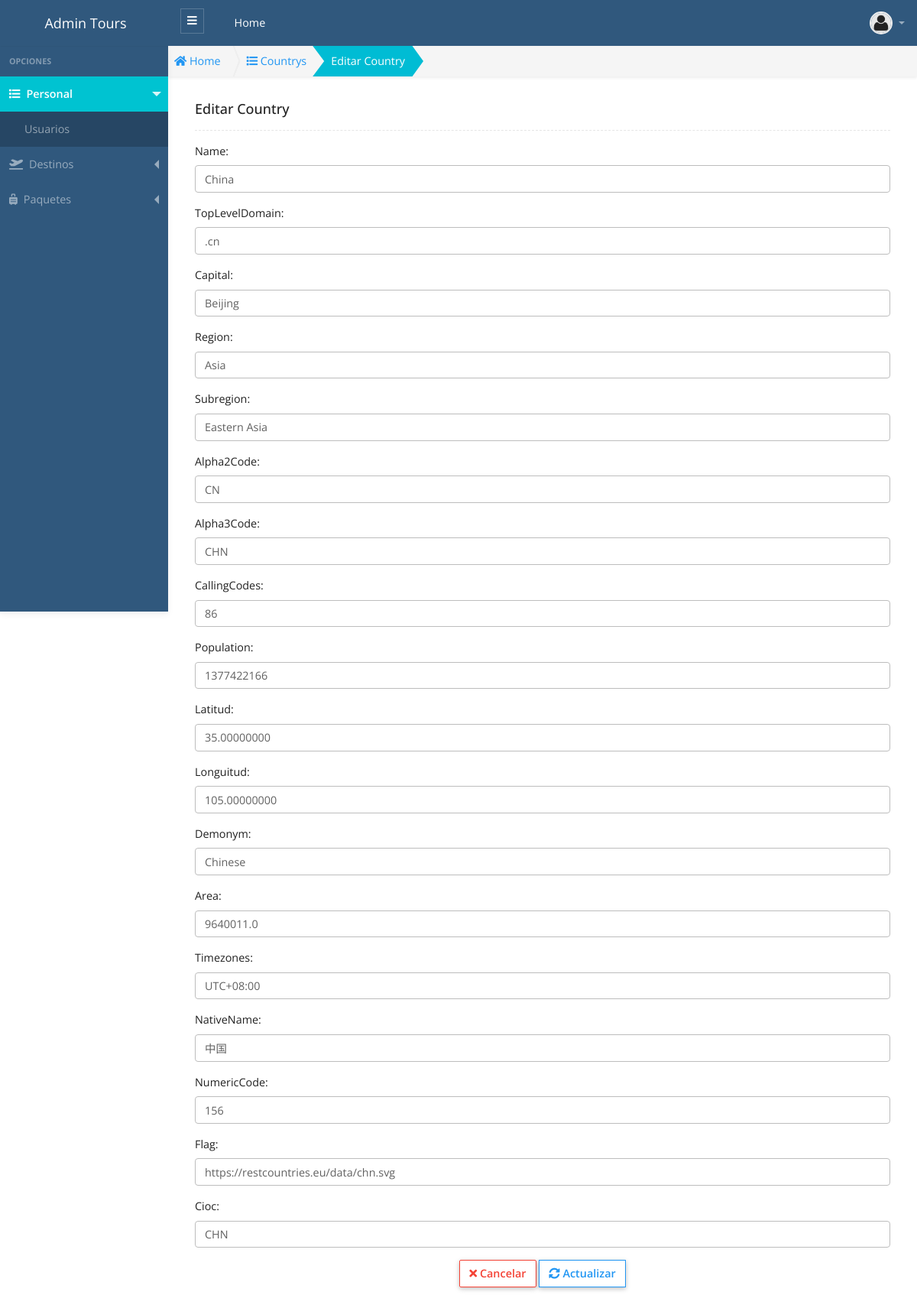
The app's page /public/admin/country/editar.php?id=49 (signed in) with its own data.
### tables this page shows
CREATE TABLE `country` (
  `id` int(11) unsigned NOT NULL AUTO_INCREMENT,
  `name` varchar(255) NOT NULL,
  `topLevelDomain` varchar(10) NOT NULL DEFAULT '',
  `capital` varchar(50) DEFAULT '',
  `region` varchar(100) DEFAULT '',
  `subregion` varchar(255) DEFAULT '',
  `estado` tinyint(1) NOT NULL DEFAULT '1',
  `alpha2Code` varchar(2) DEFAULT NULL,
  `alpha3Code` varchar(3) DEFAULT NULL,
  `callingCodes` varchar(255) DEFAULT NULL,
  `population` varchar(255) DEFAULT NULL,
  `latitud` decimal(16,8) DEFAULT NULL,
  `longuitud` decimal(16,8) DEFAULT NULL,
  `demonym` varchar(255) DEFAULT NULL,
  `area` decimal(12,1) DEFAULT NULL,
  `timezones` varchar(50) DEFAULT NULL,
  `nativeName` varchar(255) DEFAULT NULL,
  `numericCode` varchar(255) DEFAULT NULL,
  `flag` varchar(255) DEFAULT NULL,
  `cioc` varchar(255) DEFAULT NULL,
  PRIMARY KEY (`id`)
);

### public/app/autoload.php (called while the page is built, shortened)
<?php
	function loadModelFiles($file_name){
		$fullpath = APP.'models'.DS. $file_name . '.php' ;
	}
	function loadBeanFiles($file_name){
		$fullpath = APP.'beans'.DS. $file_name . '.php' ;
	}
	function loadControllerFiles($file_name){
		$fullpath = APP.'controllers'.DS. $file_name . '.php' ;
	}
	function loadHelperFiles($file_name){
		$fullpath = APP.'helpers'.DS. $file_name . '.php' ;
	}
	function loadAuthFiles($file_name){
		$fullpath = APP.'auth'.DS. $file_name . '.php' ;
	}
	function loadDataBaseFiles($file_name){
		$fullpath = APP.'database'.DS. $file_name . '.php' ;
	}

### public/app/controllers/CountryController.php (called while the page is built, shortened)
<?php
 class CountryController
{
  public function find($id)
  {
    try
    {
      $country  = new Country();
      $bean_country = new BeanCountry();
      $bean_country->setId($id);
      $data = $country->find( $bean_country) ;
      return $data;
    }
    catch (Exception $e)
    {
      throw new Exception($e->getMessage());
    }
  }
}

### public/app/helpers/Validation.php (called while the page is built)
<?php
class Validation {
	static public function validate($cadena){
		$cadena = htmlspecialchars($cadena);
		$cadena = trim($cadena);
		$cadena = addslashes($cadena);
		$cadena = nl2br($cadena);
		return $cadena;
	}
}

### public/app/beans/BeanCountry.php (called while the page is built, shortened)
<?php
class BeanCountry{
  private $id;
  public function setId($id_)
  {
    $this->id = Validation::validate( $id_ );
  }
  public function getId()
  {
    return $this->id;
  }
}

### public/app/models/Country.php (called while the page is built, shortened)
<?php
class Country extends Connection {
  public function __construct($cnx  = null)
  {
    $this->conn = $cnx;
  }
  public function find($bean_country)
  {
    try{
      $id = $bean_country->getId();
      $this->query = "SELECT * FROM country WHERE id = '$id' LIMIT 1; ";
      $this->executeFind();
      $data = $this->rows ;
      return $data;
    }catch(exception $e){
      throw new Exception($e->getMessage());
    }
  }
}

### public/app/database/Connection.php (called while the page is built, shortened)
<?php
class Connection
{
    protected $db_host = 'localhost';
    protected $db_user = 'root';
    protected $db_pass = '';
    protected $db_name = 'cat_libro';
    protected $db_port = '3306';
    protected $db_driver = 'mysql';
    protected $query = '';
    protected $rows = array();
    protected $conn = null;
    private function openConnection()
    {
        $dns = $this->db_driver . ":host=" . $this->db_host . ";port=" . $this->db_port . ";dbname=" . $this->db_name;
        $this->conn = new PDO($dns, $this->db_user, $this->db_pass);
        $this->conn->setAttribute(PDO::ATTR_ERRMODE, PDO::ERRMODE_EXCEPTION);
        $this->conn->query("SET NAMES 'utf8'");
        return $this->conn;
    }
    protected function executeQuery()
    {
        $rows = array();
        if ($this->conn == null) {
            $this->openConnection();
        }
        $stm = $this->conn->prepare($this->query);
        $this->status = $stm->execute();
        if ($this->status) {
            $column_count = $stm->columnCount();
            if ($column_count > 0) {
                $rows = $stm->fetchAll(PDO::FETCH_OBJ);
            }
        }
        $this->rows = $rows;
    }
    protected function executeFind()
    {
        try {
            $this->executeQuery();
          if (count($this->rows) > 0) {
              $this->rows = array_shift($this->rows);
              return $this->rows;
          }
        } catch (exception $e) {
            throw new Exception($e->getMessage());
        }
    }
}

### public/admin/country/editar.php (the view, shortened to what this page needs)
<?php
  $id = !empty($_GET["id"]) ? $_GET["id"] : 0;
  require_once "../../app/autoload.php";
  $country_controller = new CountryController();
  $country = $country_controller->find($id);
  $title_page = "Country";
?>
<!DOCTYPE html>
<html lang="es">
<head>
  <?php
    require_once "../layout/head_links.phtml";
  ?>
</head>
<body>
  <?php require "../layout/header.phtml"; ?>
  <div class="app-wrap">
    <?php require_once "../layout/sidebar.phtml";?>
    <main role="main" class="main">
      <nav class="full-content" aria-label="breadcrumb">
        <ol class="breadcrumb breadcrumb-shape shadow-sm radius-0">
          <li class="breadcrumb-item">
            <a href="admin">
              <i class="fas fa-home"></i> Home
            </a>
          </li>
          <li class="breadcrumb-item">
            <a href="admin/country/country.php">
              <i class="fas fa-list"></i>
              <?php echo $title_page ;?>s
            </a>
          </li>
          <li class="breadcrumb-item active bg-info text-white" aria-current="page">
            Editar <?php echo $title_page; ?>
          </li>
        </ol>
      </nav>
      <div class="container py-2 py-md-3">
        <div class="row">
          <div class="col-12">
            <h5 class="page-header-title">Editar <?php echo $title_page; ?> </h5>
            <hr class="hr dashed">
          </div>
        </div>
        <div class="row">
          <div class="col-12">
            <form action="admin/country/update.php" method="POST" enctype="multipart/form-data">
              <div class="row">
              <div class="col-md-12">
                <div class="form-group">
                  <label for="name">Name: </label>
                  <input type="text" class="form-control" name="name" id="name" placeholder="Name" value="<?php echo $country->name; ?>">
                </div>
              </div>
              <div class="col-md-12">
                <div class="form-group">
                  <label for="topLevelDomain">TopLevelDomain: </label>
                  <input type="text" class="form-control" name="topLevelDomain" id="topLevelDomain" placeholder="TopLevelDomain" value="<?php echo $country->topLevelDomain; ?>">
                </div>
              </div>
              <div class="col-md-12">
                <div class="form-group">
                  <label for="capital">Capital: </label>
                  <input type="text" class="form-control" name="capital" id="capital" placeholder="Capital" value="<?php echo $country->capital; ?>">
                </div>
              </div>
              <div class="col-md-12">
                <div class="form-group">
                  <label for="region">Region: </label>
                  <input type="text" class="form-control" name="region" id="region" placeholder="Region" value="<?php echo $country->region; ?>">
                </div>
              </div>
              <div class="col-md-12">
                <div class="form-group">
                  <label for="subregion">Subregion: </label>
                  <input type="text" class="form-control" name="subregion" id="subregion" placeholder="Subregion" value="<?php echo $country->subregion; ?>">
                </div>
              </div>
              <div class="col-md-12">
                <div class="form-group">
                  <label for="alpha2Code">Alpha2Code: </label>
                  <input type="text" class="form-control" name="alpha2Code" id="alpha2Code" placeholder="Alpha2Code" value="<?php echo $country->alpha2Code; ?>">
                </div>
              </div>
              <div class="col-md-12">
                <div class="form-group">
                  <label for="alpha3Code">Alpha3Code: </label>
                  <input type="text" class="form-control" name="alpha3Code" id="alpha3Code" placeholder="Alpha3Code" value="<?php echo $country->alpha3Code; ?>">
                </div>
              </div>
              <div class="col-md-12">
                <div class="form-group">
                  <label for="callingCodes">CallingCodes: </label>
                  <input type="text" class="form-control" name="callingCodes" id="callingCodes" placeholder="CallingCodes" value="<?php echo $country->callingCodes; ?>">
                </div>
              </div>
              <div class="col-md-12">
                <div class="form-group">
                  <label for="population">Population: </label>
                  <input type="text" class="form-control" name="population" id="population" placeholder="Population" value="<?php echo $country->population; ?>">
                </div>
              </div>
              <div class="col-md-12">
                <div class="form-group">
                  <label for="latitud">Latitud: </label>
                  <input type="text" class="form-control" name="latitud" id="latitud" placeholder="Latitud" value="<?php echo $country->latitud; ?>">
                </div>
              </div>
              <div class="col-md-12">
                <div class="form-group">
                  <label for="longuitud">Longuitud: </label>
                  <input type="text" class="form-control" name="longuitud" id="longuitud" placeholder="Longuitud" value="<?php echo $country->longuitud; ?>">
                </div>
              </div>
              <div class="col-md-12">
                <div class="form-group">
                  <label for="demonym">Demonym: </label>
                  <input type="text" class="form-control" name="demonym" id="demonym" placeholder="Demonym" value="<?php echo $country->demonym; ?>">
                </div>
              </div>
              <div class="col-md-12">
                <div class="form-group">
                  <label for="area">Area: </label>
                  <input type="text" class="form-control" name="area" id="area" placeholder="Area" value="<?php echo $country->area; ?>">
                </div>
              </div>
              <div class="col-md-12">
                <div class="form-group">
                  <label for="timezones">Timezones: </label>
                  <input type="text" class="form-control" name="timezones" id="timezones" placeholder="Timezones" value="<?php echo $country->timezones; ?>">
                </div>
              </div>
              <div class="col-md-12">
                <div class="form-group">
                  <label for="nativeName">NativeName: </label>
                  <input type="text" class="form-control" name="nativeName" id="nativeName" placeholder="NativeName" value="<?php echo $country->nativeName; ?>">
                </div>
              </div>
              <div class="col-md-12">
                <div class="form-group">
                  <label for="numericCode">NumericCode: </label>
                  <input type="text" class="form-control" name="numericCode" id="numericCode" placeholder="NumericCode" value="<?php echo $country->numericCode; ?>">
                </div>
              </div>
              <div class="col-md-12">
                <div class="form-group">
                  <label for="flag">Flag: </label>
                  <input type="text" class="form-control" name="flag" id="flag" placeholder="Flag" value="<?php echo $country->flag; ?>">
                </div>
              </div>
              <div class="col-md-12">
                <div class="form-group">
                  <label for="cioc">Cioc: </label>
                  <input type="text" class="form-control" name="cioc" id="cioc" placeholder="Cioc" value="<?php echo $country->cioc; ?>">
                </div>
              </div>
              </div>
              <div class="w-100 text-center">
                <a href="admin/country/country.php" class="btn btn-outline-danger"> <i class="fas fa-times"></i> Cancelar</a>
                <button type="submit" class="btn btn-outline-primary rounded-0  "> <i class="fas fa-sync-alt"></i> Actualizar</button>
              </div>
            </form>
          </div>
        </div>
      </div>
    </main>
  </div>
</body>
</html>

### records on screen
country: name "China", topLevelDomain ".cn", capital "Beijing", region "Asia", subregion "Eastern Asia", alpha2Code "CN", alpha3Code "CHN", callingCodes "86", population "1377422166", latitud "35.00000000", longuitud "105.00000000", demonym "Chinese", area "9640011.0", timezones "UTC+08:00", nativeName "中国", numericCode "156", flag "https://restcountries.eu/data/chn.svg", cioc "CHN"

### other values on screen
$title_page "Country"
